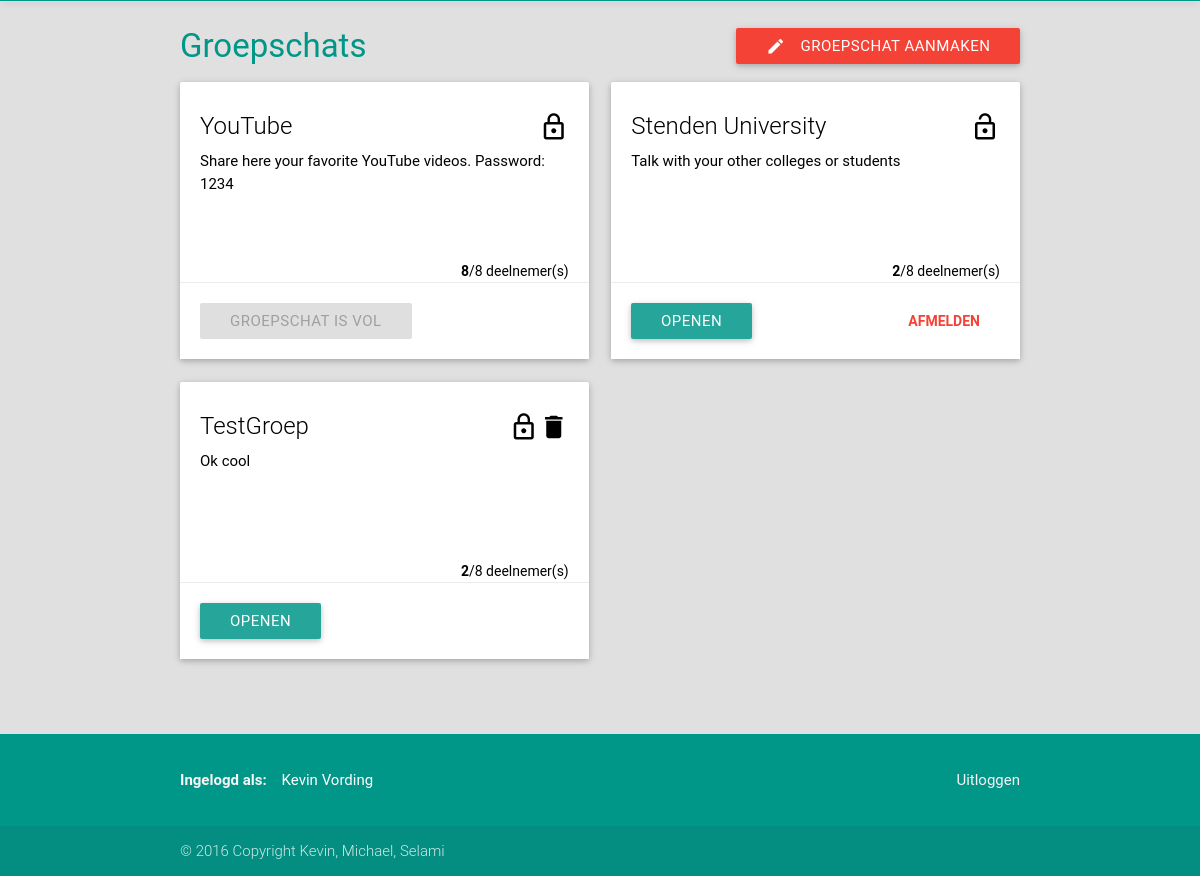
/groepen.php (signed in), run on the app's committed database.
### tables this page shows
CREATE TABLE `sw_group` (
  `group_id` int(11) NOT NULL,
  `group_name` varchar(45) NOT NULL,
  `group_description` text NOT NULL,
  `group_password` varchar(255) NOT NULL,
  `created_by` varchar(255) NOT NULL
);

### config.php (called while the page is built, shortened)
<?php
	$core_colors = array(
		"main" 		=> "indigo",
		"accent" 	=> "red",
	);
?>

### includes/functions.php (called while the page is built, shortened)
<?php
function escapeString($string)
{
    global $connection;
    return mysqli_real_escape_string($connection, trim($string));
}
function getChannelGroups()
{
    global $connection;
    $query = "SELECT * FROM sw_group";
    $result = mysqli_query($connection, $query);
    while($row = mysqli_fetch_assoc($result))
    {
        $text_array[] = $row;
    }
    return $text_array;
}
function getAllSubscribersFromGroup($group_id)
{
    global $connection;
    $sub_array = array();
    $query =   "SELECT *
    FROM sw_user_group, sw_user
    WHERE sw_user_group.user_id = sw_user.user_id
    AND sw_user_group.group_id = '$group_id'";
    $result = mysqli_query($connection, $query);
    while($row = mysqli_fetch_assoc($result)) {
       $sub_array[] = $row;
   }
   return $sub_array;
}
function subscribedGroup($user_id, $group_id)
{
    global $connection;
    $query = "SELECT sw_user_group.group_id, sw_user_group.user_id
    FROM sw_user_group
    INNER JOIN sw_group
    ON sw_group.group_id = sw_user_group.group_id
    WHERE sw_user_group.user_id = '$user_id'
    AND sw_group.group_id = '$group_id'";
    $result = mysqli_query($connection, $query);
    if(mysqli_num_rows($result) <= 0)
    {
        return false;
    }
    else
    {
        return true;
    }
}
function deleteGroupPermission($group_id, $user_id)
{
    global $connection;
    $query = "SELECT group_id, user_id
    FROM sw_user_group
    WHERE group_id = '$group_id'
    AND user_id = '$user_id'
    AND user_group_rights = 1";
    $result = mysqli_query($connection, $query);
    if(escapeString(mysqli_num_rows($result)) <= 0)
    {
        return false;
    }
    else
    {
        return true;
    }
}
?>

### groepen.php (the view, shortened to what this page needs)
<?php include "includes/functions.php"; ?>
<?php include "config.php"; ?>
<?php
	$groupsArray = getChannelGroups();
?>
	<?php include "includes/header.php"; ?>
	<div class="container">
		<div class="row">
			<div class="col s12">
				<div class="row">
					<div class="col s12 pageHeadColumn">
						<div class="row">
							<div class="col s6">
								<h5 class="teal-text">Groepschats</h5>
							</div>
							<div class="col s6" style="text-align: right;">
								<a style="margin: 0.82rem 0 0.656rem 0;"  class="waves-effect hide-on-med-and-down hide-on-small-only waves-light btn <?php echo $core_colors['accent']; ?> modal-trigger modalButton2" data-target="modal2">
									<i class="material-icons left">edit</i>Groepschat aanmaken
								</a>
							</div>
						</div>
					</div>
					<?php foreach((array)$groupsArray as $key => $groups): ?>
						<?php $subscribed = subscribedGroup($_SESSION['user_id'], $groups['group_id']);
							  $groupMembersArray = getAllSubscribersFromGroup($groups['group_id']);
							  $groupMemberCount = count($groupMembersArray);
							  $ownGroupPermission = deleteGroupPermission($groups['group_id'], escapeString($_SESSION['user_id'])); ?>
						<div class="col s12 m6 l6">
						<?php if ($groups != false) { ?>
							<div class="card white darken-1 hoverable">
								<div class="card-content black-text" style="height: 200px; position: relative;">
									<span class="card-title"><?php echo $groups['group_name']; ?></span>
									<?php
										if($ownGroupPermission == escapeString($_SESSION['user_id']))
										{ ?>
											<i class="small material-icons right-align modalDeleteButton clickableDiv tooltipped" data-position="top" data-tooltip="Klik hier om de groepschat te verwijderen" style="float: right; margin-top: 10px;" data-deletegroupid="<?php echo $groups['group_id']; ?>">delete</i>
										<?php }
									?>
									<i class="small material-icons right-align tooltipped" data-position="top" data-tooltip="<?php echo $groups['group_password'] === "" ? 'Open groepschat' : 'Gesloten groepschat'; ?>" style="float: right; margin-top: 10px;"><?php echo $groups['group_password'] === "" ? 'lock_open' : 'lock_outline'; ?></i>
									<p><?php echo $groups['group_description']; ?></p>
									<span style="font-size: 14px; position: absolute; bottom: 0; right: 20px; float: right;"><b><?php echo $groupMemberCount; ?></b>/8 deelnemer(s)</span>
								</div>
								<div class="card-action">
									<?php
									if($subscribed == false)
									{
										if ($groupMemberCount != 8)
										{
											echo $groups['group_password'] === "" ? '<button class="btn ' . $core_colors['main'] . ' modal-trigger modalButtonPublic" data-target="modalPublic" data-publicid="' . $groups['group_id'] . '">Aansluiten</button>'
											: '<button class="btn ' . $core_colors['main'] . ' modal-trigger modalButton" data-target="modal1" data-groupid="' . $groups['group_id'] . '">Aansluiten</button>';
										}
										else
										{
											echo $groups['group_password'] === "" ? '<button class="btn ' . $core_colors['main'] . ' disabled" >Groepschat is vol</button>'
											: '<button class="btn ' . $core_colors['main'] . ' disabled">Groepschat is vol</button>';
										}
									}
									else
									{
										echo '<a class="waves-effect waves-light btn" href="groep.php?groep=' . $groups['group_id'] . '">Openen</a>';
										if($ownGroupPermission != escapeString($_SESSION['username']))
										{
											echo '<a style="color: #F44336; font-weight: bold;" class="card-title unsub modalUnsubButton clickableDiv ' . $core_colors['accent'] . '-text" data-target="modalUnsub" data-unsubid="' . $groups['group_id'] . '">Afmelden</a>';
										}
									}
									?>
								</div>
							</div>
							<?php } ?>
						</div>
					<?php endforeach; ?>
				</div>
			</div>
		</div>
	</div>
<?php include "includes/footer.php"; ?>

### includes/header.php (shortened to what this page needs)
<!DOCTYPE html PUBLIC "-//W3C//DTD XHTML 1.0 Transitional//EN" "http://www.w3.org/TR/xhtml1/DTD/xhtml1-transitional.dtd">
<html lang="en">
<head>
    <link href="css/materialize.min.css" rel="stylesheet">
    <link href="css/site.css" rel="stylesheet">
</head>
<body>

### includes/footer.php
<footer class="page-footer teal">
  <div class="container">
    <div class="row">
      <div class="col s6">
        <p class="grey-text text-lighten-4"><b>Ingelogd als: &nbsp; &nbsp;</b><a href="profile.php" class="white-text text-darken-2 underline tooltipped" data-position="top" data-delay="50" data-tooltip="Ga naar profiel"><?php echo $_SESSION['firstname'], "&nbsp;".$_SESSION['lastname']; ?></a></p>
      </div>
      <div class="col s6">
        <ul class="right">
          <li><a href="logout.php" class="grey-text text-lighten-4 underline">Uitloggen</a></li>
        </ul>
      </div>
    </div>
  </div>
  <div class="footer-copyright">
    <div class="container">
      © 2016 Copyright Kevin, Michael, Selami
    </div>
  </div>
</footer>
</body>
</html>

### css/site.css (style rules this page uses)
body { background-color: #e0e0e0; height: 100%; overflow-x: auto; box-sizing: border-box; display: flex; min-height: 100vh; flex-direction: column; }
.clickableDiv { cursor: pointer; }
ul { list-style-type: circle; }
.card .card-action .unsub { font-size: 14px; float: right; margin-top: 8px; }
.pageHeadColumn { margin-top: 16px; }
.pageHeadColumn h5 { font-size: 2.2rem; color: #424242; }
.pageHeadColumn > .row { margin-bottom: 0; }
.underline { text-decoration: none; }

### data on the page
sw_group: group_name "YouTube", group_description "Share here your favorite YouTube videos. Password: 1234", groupMemberCount "8"
sw_group: group_name "Stenden University", group_description "Talk with your other colleges or students", groupMemberCount "2"
sw_group: group_name "TestGroep", group_description "Ok cool", groupMemberCount "2"

### other printed values
$_SESSION['firstname'] "Kevin"
$_SESSION['lastname'] "Vording"
